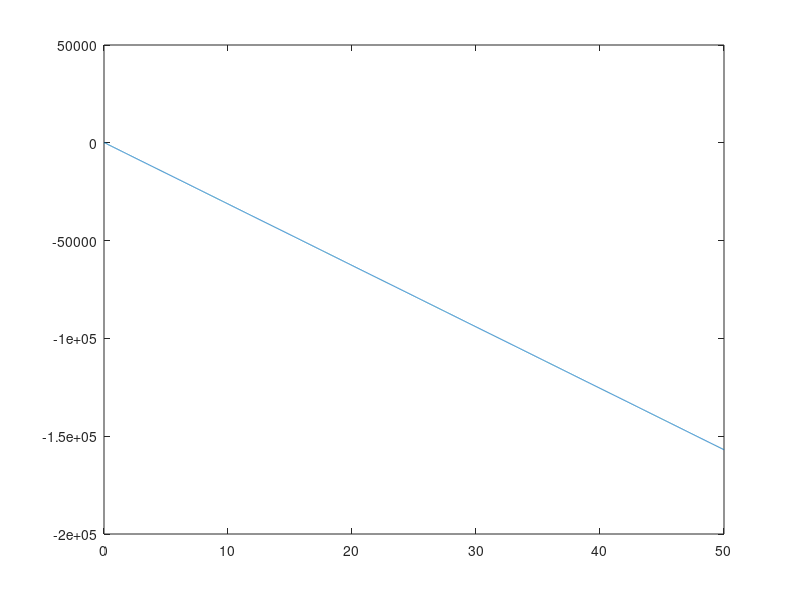
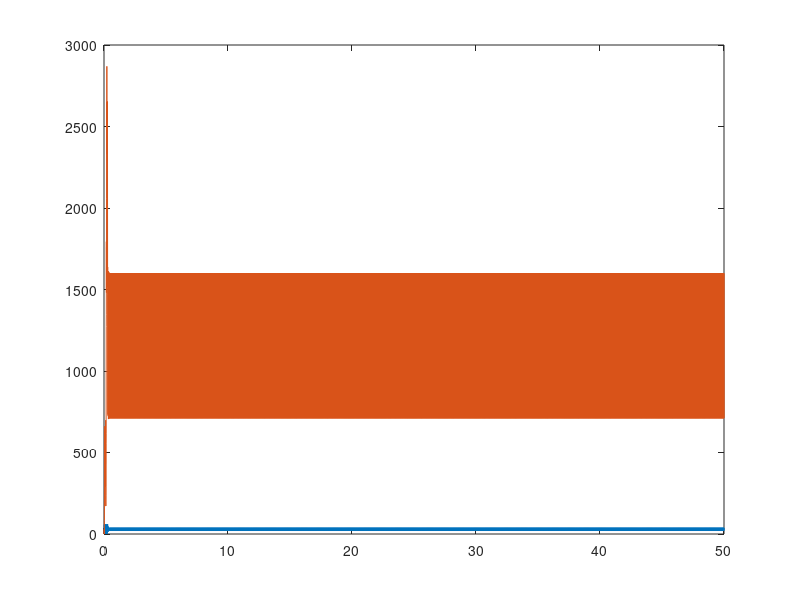
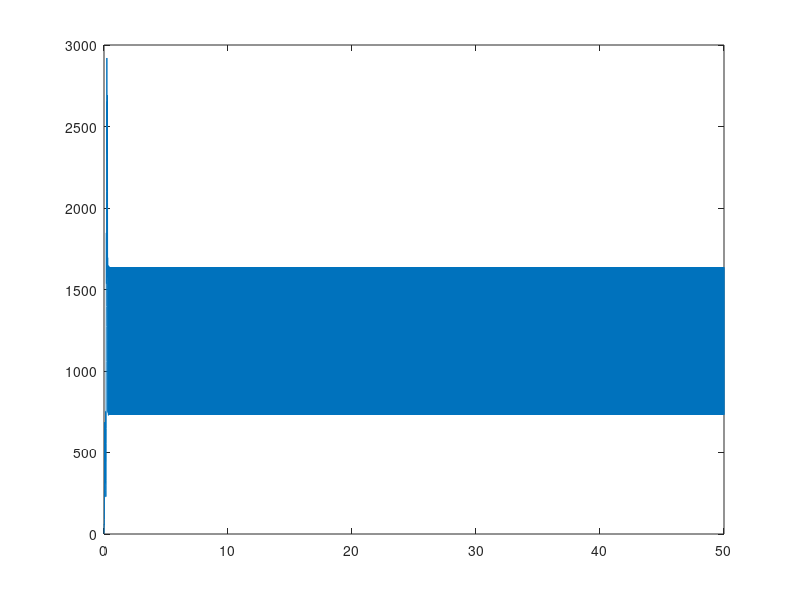
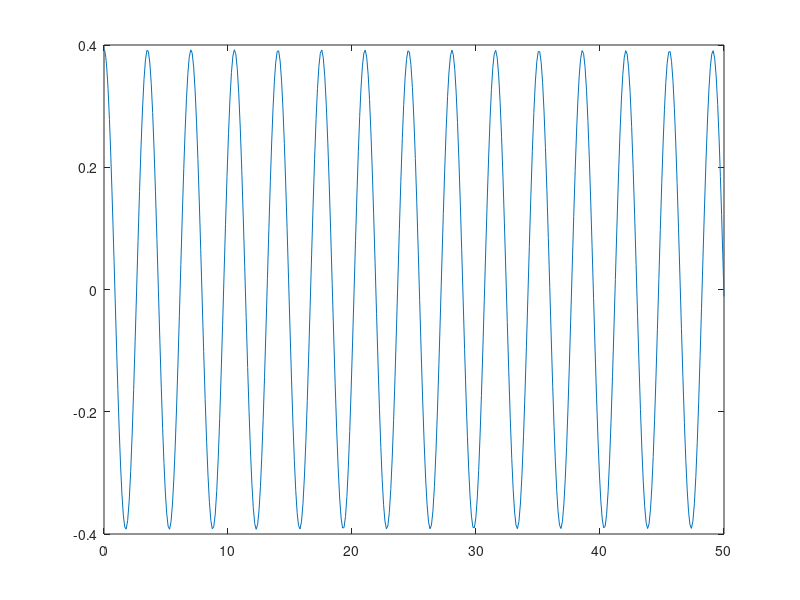

Reproduce these figures in MATLAB, in order.
function Pendulum()
% clear all
% g = sym('g','positive');
% l = sym('l','positive');
% 
% w = sqrt(g/l)
% 
%  A = sym('A');
%  B = sym('B');
% % 
%  t = sym('t');
% % 
%  theta0 = sym('theta0','real');
%  dtheta0 = sym('dtheta0','real');
% % 
% % 
% % 
%  theta = A*cos(w*t) + B*sin(w*t);
% % 
% dtheta = diff(theta,t)
% % 
%  eq(1) = theta0  == subs(theta,t,0)   
%  eq(2) = dtheta0 == subs(dtheta,t,0)
% % 
%  solution = solve(eq,[A,B])
% % 
%  theta = subs(theta,[A,B],[solution.A,solution.B]);
%  theta = simplify(theta);
% % 
% 
% theta = subs(theta,g,9.81);
% theta = subs(theta,l,1);
% theta = subs(theta,theta0,pi/8);
% theta = subs(theta,dtheta0,0)
% 
% theta = matlabFunction(theta);
% tV = linspace(0,1,100);
% theta(tV)
% plot(tV,theta(tV),'+')

g = 9.81;
l = 3;
w = sqrt(g/l);




tspan = [0 50];
y0 = [pi/8;0];

odefun = @(t,y) [y(2);-w^2*sin(y(1))];

[t1,y1] = integrateOde(odefun, tspan, y0);
plotSolution(t1,y1,g,l)


[t1,y1] = ode45(odefun, tspan, y0);
plotSolution(t1,y1,g,l)


odefun = @(t,y) [y(2);-w^2*(y(1))];
[t2,y2] = ode45(odefun, tspan, y0);
plotSolution(t2,y2,g,l)

end

function [tv,y] = integrateOde(fun,tspan,y0)
h = 0.001;
tv = linspace(tspan(1),tspan(2),10000);
y(1,:) = y0;
for it = 1:length(tv)-1
    fv = fun(tv(it),y(it,:));
    y(it+1,:) = y(it,:) + fv';
end

end

function plotSolution(t,y,g,l)
figure
plot(t,y(:,1))

th = y(:,1);
dth= y(:,2);


Ep = (1 - cos(th))*g*l;
Ec = 0.5*dth.^2*l^2;
figure
plot(t,[Ep,Ec])

figure
plot(t,[Ep+Ec])

end
